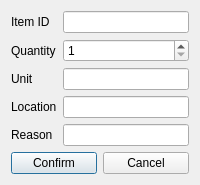
<?xml version="1.0" encoding="UTF-8"?>
<ui version="4.0">
 <class>OutboundDialog</class>
 <widget class="QDialog" name="OutboundDialog">
  <property name="windowTitle">
   <string>Outbound</string>
  </property>
  <layout class="QVBoxLayout" name="verticalLayout">
   <item>
    <layout class="QFormLayout" name="formLayout">
     <item row="0" column="0">
      <widget class="QLabel" name="itemIdLabel">
       <property name="text">
        <string>Item ID</string>
       </property>
      </widget>
     </item>
     <item row="0" column="1">
      <widget class="QLineEdit" name="itemIdLineEdit"/>
     </item>
     <item row="1" column="0">
      <widget class="QLabel" name="quantityLabel">
       <property name="text">
        <string>Quantity</string>
       </property>
      </widget>
     </item>
     <item row="1" column="1">
      <widget class="QSpinBox" name="quantitySpinBox">
       <property name="minimum">
        <number>1</number>
       </property>
       <property name="maximum">
        <number>1000000</number>
       </property>
      </widget>
     </item>
     <item row="2" column="0">
      <widget class="QLabel" name="unitLabel">
       <property name="text">
        <string>Unit</string>
       </property>
      </widget>
     </item>
     <item row="2" column="1">
      <widget class="QLineEdit" name="unitLineEdit"/>
     </item>
     <item row="3" column="0">
      <widget class="QLabel" name="locationLabel">
       <property name="text">
        <string>Location</string>
       </property>
      </widget>
     </item>
     <item row="3" column="1">
      <widget class="QLineEdit" name="locationLineEdit"/>
     </item>
     <item row="4" column="0">
      <widget class="QLabel" name="reasonLabel">
       <property name="text">
        <string>Reason</string>
       </property>
      </widget>
     </item>
     <item row="4" column="1">
      <widget class="QLineEdit" name="reasonLineEdit"/>
     </item>
    </layout>
   </item>
   <item>
    <layout class="QHBoxLayout" name="buttonLayout">
     <item>
      <widget class="QPushButton" name="confirmButton">
       <property name="text">
        <string>Confirm</string>
       </property>
      </widget>
     </item>
     <item>
      <widget class="QPushButton" name="cancelButton">
       <property name="text">
        <string>Cancel</string>
       </property>
      </widget>
     </item>
    </layout>
   </item>
  </layout>
 </widget>
 <resources/>
 <connections/>
</ui>
